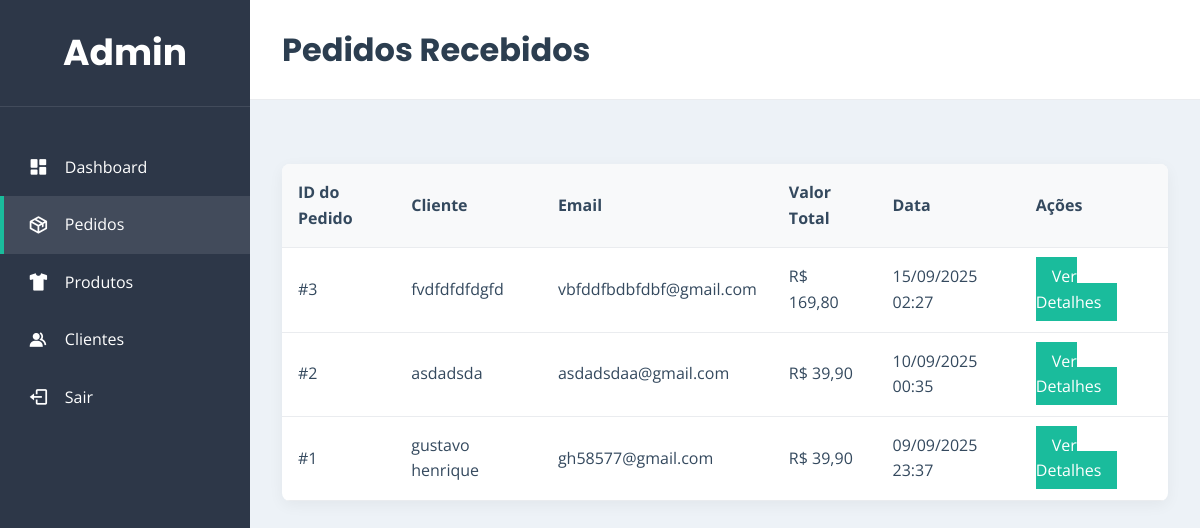
Before: /administrador/admin.php?view=pedidos (signed in) with the older database file.
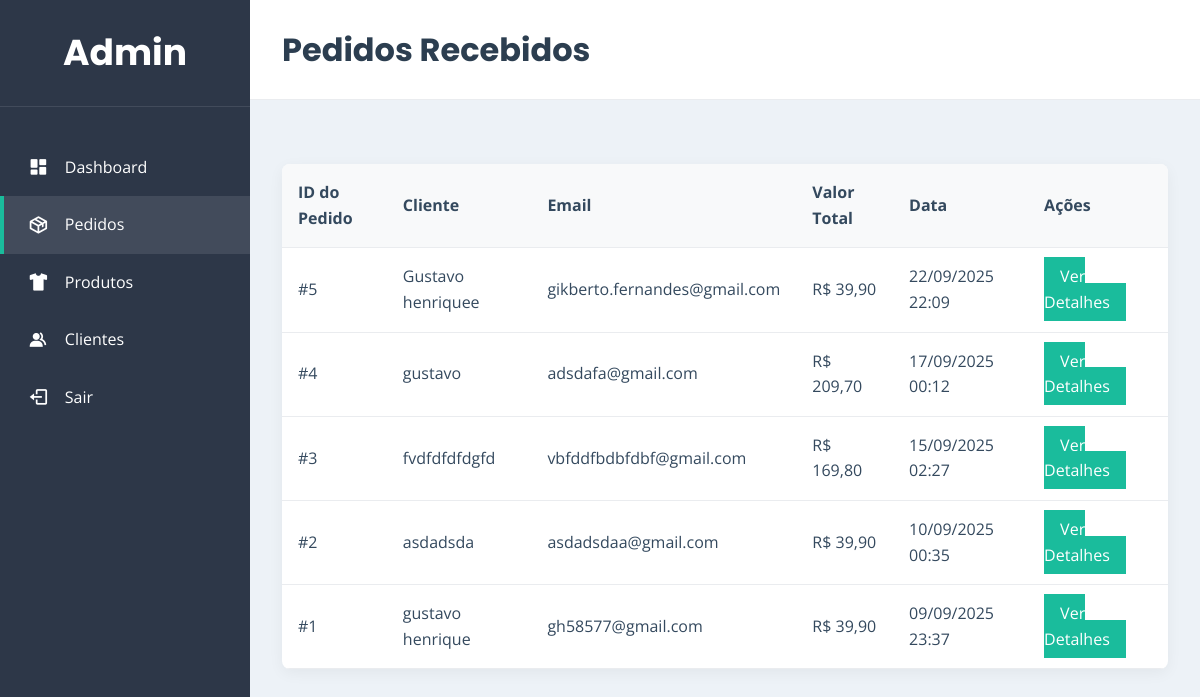
After: the same page with the newer database file.
### tables this page shows
CREATE TABLE `pedidos` (
  `id` int(11) NOT NULL,
  `cliente_nome` varchar(255) NOT NULL,
  `cliente_email` varchar(255) NOT NULL,
  `cliente_telefone` varchar(20) DEFAULT NULL,
  `cliente_endereco` text NOT NULL,
  `valor_total` decimal(10,2) NOT NULL,
  `data_pedido` timestamp NOT NULL DEFAULT current_timestamp()
);

### administrador/views/admin_view_pedidos.php (the view)
<?php
$result_pedidos = mysqli_query($conn, "SELECT * FROM pedidos ORDER BY data_pedido DESC");
?>
<header class="admin-main-header">
    <h1>Pedidos Recebidos</h1>
</header>
<div class="admin-content-panel">
    <table class="admin-table">
        <thead>
            <tr>
                <th>ID do Pedido</th>
                <th>Cliente</th>
                <th>Email</th>
                <th>Valor Total</th>
                <th>Data</th>
                <th>Ações</th>
            </tr>
        </thead>
        <tbody>
            <?php if (mysqli_num_rows($result_pedidos) > 0): ?>
                <?php while($pedido = mysqli_fetch_assoc($result_pedidos)): ?>
                <tr>
                    <td>#<?php echo $pedido['id']; ?></td>
                    <td><?php echo htmlspecialchars($pedido['cliente_nome']); ?></td>
                    <td><?php echo htmlspecialchars($pedido['cliente_email']); ?></td>
                    <td>R$ <?php echo number_format($pedido['valor_total'], 2, ',', '.'); ?></td>
                    <td><?php echo date("d/m/Y H:i", strtotime($pedido['data_pedido'])); ?></td>
                    <td>
                        <a href="admin.php?view=pedido_detalhe&id=<?php echo $pedido['id']; ?>" class="action-btn">Ver Detalhes</a>
                    </td>
                </tr>
                <?php endwhile; ?>
            <?php else: ?>
                <tr>
                    <td colspan="6">Nenhum pedido encontrado.</td>
                </tr>
            <?php endif; ?>
        </tbody>
    </table>
</div>

### administrador/admin.php (shortened to what this page needs)
<?php
require_once '../config.php';
$view = $_GET['view'] ?? 'dashboard';
?>
<!DOCTYPE html>
<html lang="pt-br">
<head>
    <link rel="stylesheet" href="../style.css?v=<?php echo time(); ?>">
    <link href="https://cdn.jsdelivr.net/npm/boxicons@2.1.2/css/boxicons.min.css" rel="stylesheet">
</head>
<body>
    <div class="admin-page-container">
        <aside class="admin-sidebar">
            <div class="admin-sidebar__header">
                <h2>Admin</h2>
            </div>
            <ul class="admin-sidebar__nav">
                <li class="<?php echo ($view === 'dashboard') ? 'active' : ''; ?>"><a href="admin.php?view=dashboard"><i class='bx bxs-dashboard'></i> Dashboard</a></li>
                <li class="<?php echo (strpos($view, 'pedido') === 0) ? 'active' : ''; ?>"><a href="admin.php?view=pedidos"><i class='bx bx-package'></i> Pedidos</a></li>
                <li class="<?php echo (in_array($view, ['produtos', 'add_produto', 'edit_produto'])) ? 'active' : ''; ?>"><a href="admin.php?view=produtos"><i class='bx bxs-t-shirt'></i> Produtos</a></li>
                <li class="<?php echo ($view === 'clientes') ? 'active' : ''; ?>"><a href="admin.php?view=clientes"><i class='bx bxs-group'></i> Clientes</a></li>
                <li><a href="../logout.php"><i class='bx bx-log-out'></i> Sair</a></li>
            </ul>
        </aside>
        <main class="admin-main-content">
            <?php
                switch ($view) {
                    case 'pedidos':
                        include 'views/admin_view_pedidos.php';
                        break;
                }
            ?>
        </main>
    </div>
</body>
</html>

### style.css (style rules this page uses)
:root { --color-primary: #2C3E50; --color-secondary: #34495E; --color-accent: #1ABC9C; --color-accent-hover: #16a085; --color-background: #F8F9FA; --color-surface: #FFFFFF; --color-border: #EAECEF; --color-error: #e74c3c; --color-admin-bg: #EDF2F7; --color-admin-sidebar: #2d3748; --font-primary: 'Poppins', sans-serif; --font-secondary: 'Open Sans', sans-serif; --spacing-xs: 0.5rem; --spacing-sm: 0.75rem; --spacing-md: 1rem; --spacing-lg: 1.5rem; --spacing-xl: 2rem; --spacing-2xl: 3rem; --header-height: 80px; --border-radius: 8px; --shadow-sm: 0 4px 15px rgba(0, 0, 0, 0.05); --shadow-md: 0 8px 20px rgba(0,0,0,0.1); --transition-smooth: all 0.3s ease-in-out; }
* { margin: 0; padding: 0; box-sizing: border-box; }
body { font-family: var(--font-secondary); background-color: var(--color-background); color: var(--color-secondary); line-height: 1.6; }
h1, h2, h3, h4, h5, h6 { font-family: var(--font-primary); color: var(--color-primary); font-weight: 700; }
a { text-decoration: none; color: var(--color-accent); transition: var(--transition-smooth); }
.admin-page-container { display: flex; min-height: 100vh; background-color: var(--color-admin-bg); }
.admin-sidebar { width: 250px; background-color: var(--color-admin-sidebar); color: var(--color-surface); flex-shrink: 0; display: flex; flex-direction: column; }
.admin-sidebar__header { padding: var(--spacing-lg) var(--spacing-xl); text-align: center; font-size: 1.5rem; border-bottom: 1px solid rgba(255,255,255,0.1); }
.admin-sidebar__header h2 { color: var(--color-surface); }
.admin-sidebar__nav { list-style: none; margin-top: var(--spacing-xl); }
.admin-sidebar__nav a { display: flex; align-items: center; gap: var(--spacing-md); color: var(--color-surface); padding: var(--spacing-md) var(--spacing-lg); transition: var(--transition-smooth); border-left: 4px solid transparent; }
.admin-sidebar__nav a:hover, .admin-sidebar__nav li.active a { background-color: rgba(255,255,255,0.1); border-left: 4px solid var(--color-accent); }
.admin-sidebar__nav i { font-size: 1.3rem; }
.admin-main-content { flex-grow: 1; overflow-y: auto; }
.admin-main-header { background-color: var(--color-surface); padding: var(--spacing-lg) var(--spacing-xl); border-bottom: 1px solid var(--color-border); margin-bottom: var(--spacing-xl); display: flex; justify-content: space-between; align-items: center; }
.admin-content-panel { padding: var(--spacing-xl); }
.admin-table { width: 100%; border-collapse: collapse; background-color: var(--color-surface); box-shadow: var(--shadow-sm); border-radius: var(--border-radius); overflow: hidden; }
.admin-table th, .admin-table td { padding: var(--spacing-md); text-align: left; border-bottom: 1px solid var(--color-border); vertical-align: middle; }
.admin-table th { background-color: var(--color-background); }
.action-btn { padding: 0.5rem 1rem; margin-right: 0.5rem; background-color: var(--color-accent); color: var(--color-surface); }

Changed rows visible on the page:
added pedidos: id "5", cliente_nome "Gustavo henriquee", cliente_email "gikberto.fernandes@gmail.com", valor_total "39,90", data_pedido "22/09/2025 22:09"
added pedidos: id "4", cliente_nome "gustavo", cliente_email "adsdafa@gmail.com", valor_total "209,70", data_pedido "17/09/2025 00:12"
